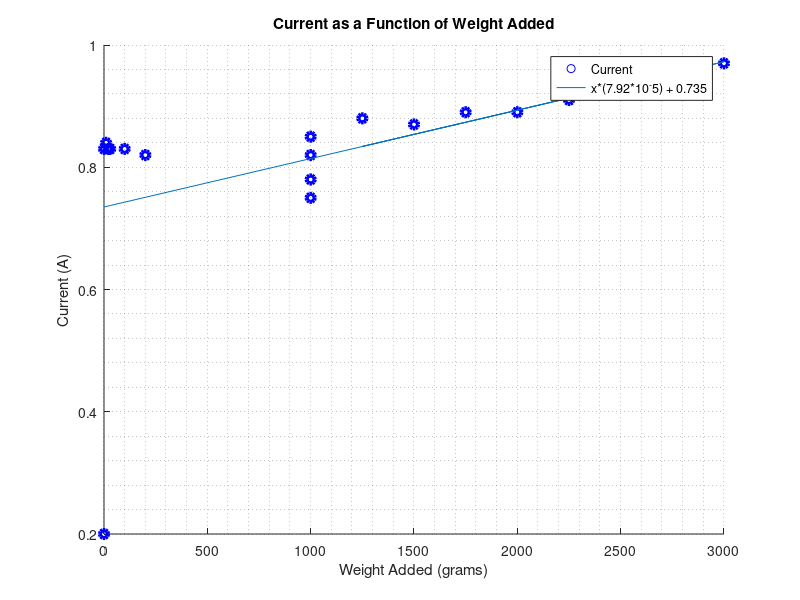
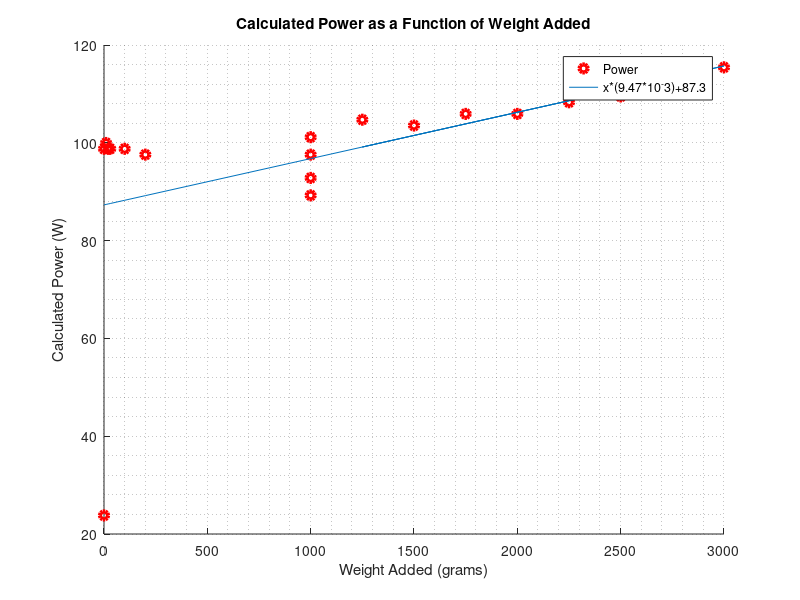
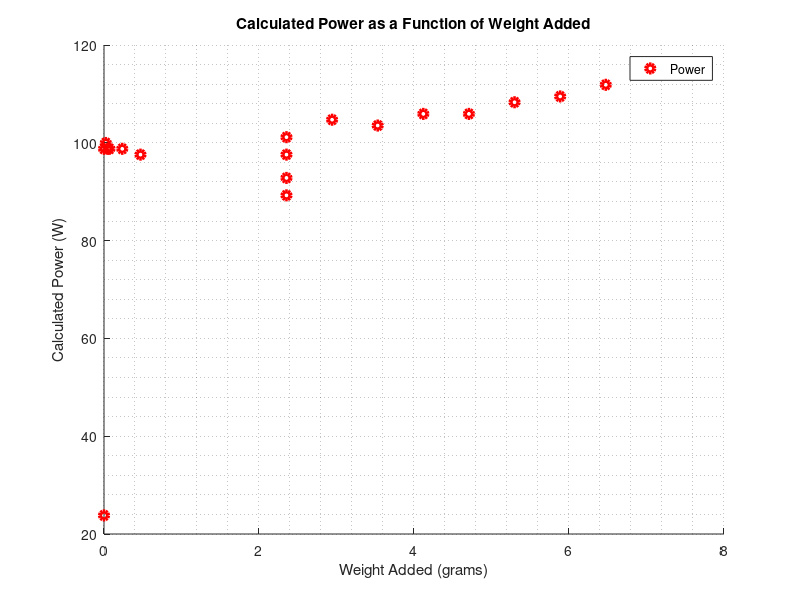

Source code (MATLAB) for these figures, in order:
% lab 4 part 1

clc, clear, close all;
format long;

% static variables
voltage = ones(19,1)*119; % volts
bar_length = ones(19,1)*0.24; % meters
gravity_accel = ones(19,1)*9.810; %m/s^2

% data sets
weight = dlmread('weights.txt');
current = dlmread('current.txt');

n = length(weight);

printf("     =============================================================================================\n")
printf("     Voltage (V)    |       Current (A)        |       Torque (n*m)       |     Calculated Power (W)\n")
printf("     --------       |       --------           |       --------           |    -------------------\n")

for i = 1:n
  calc_power(i) = voltage(i)*current(i);
  torque_grams(i) = weight(i)*gravity_accel(i)*bar_length(i); %g*m^2/s^2
  torque(i) = torque_grams(i)/1000; % N*m
  printf("    %.4f        |        %.4f            |        %.4f            |        %.4f\n",voltage(i),current(i),torque(i),calc_power(i))
endfor

printf("     =============================================================================================\n")


% trendline equations
x = weight;
for i = 1:n
y1(i) = x(i)*(7.92*10^-5) + 0.735;
y2(i) = x(i)*(9.47*10^-3)+87.3;
endfor

% figures
figure(1)
hold on
grid minor on
scatter(weight,current, 'b', 'linewidth', 3)
plot(x,y1)
title("Current as a Function of Weight Added")
xlabel("Weight Added (grams)")
ylabel("Current (A)")
legend('Current', "x*(7.92*10^-5) + 0.735")
hold off
##print -dpng figure1.png

figure(2)
hold on
grid minor on
plot(weight,calc_power,'ro','linewidth',3)
plot(x,y2)
title("Calculated Power as a Function of Weight Added")
xlabel('Weight Added (grams)')
ylabel('Calculated Power (W)')
legend('Power', "x*(9.47*10^-3)+87.3")
hold off
##print -dpng figure2.png

figure(3)
hold on
grid minor on
plot(torque,calc_power,'ro','linewidth',3)
title("Calculated Power as a Function of Weight Added")
xlabel('Weight Added (grams)')
ylabel('Calculated Power (W)')
legend('Power')
hold off
##print -dpng figure3.png
